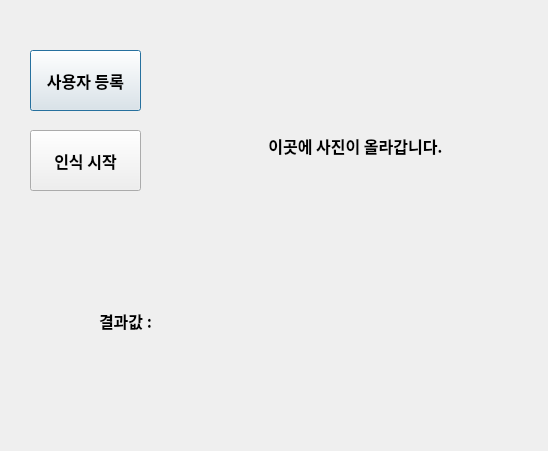
<?xml version="1.0" encoding="UTF-8"?>
<ui version="4.0">
 <class>Face_recog</class>
 <widget class="QDialog" name="Face_recog">
  <property name="geometry">
   <rect>
    <x>0</x>
    <y>0</y>
    <width>548</width>
    <height>451</height>
   </rect>
  </property>
  <property name="windowTitle">
   <string>FullCover</string>
  </property>
  <widget class="QPushButton" name="btn_1">
   <property name="geometry">
    <rect>
     <x>30</x>
     <y>50</y>
     <width>111</width>
     <height>61</height>
    </rect>
   </property>
   <property name="font">
    <font>
     <family>맑은 고딕</family>
     <pointsize>12</pointsize>
     <weight>75</weight>
     <bold>true</bold>
    </font>
   </property>
   <property name="text">
    <string>사용자 등록</string>
   </property>
  </widget>
  <widget class="QPushButton" name="btn_2">
   <property name="geometry">
    <rect>
     <x>30</x>
     <y>130</y>
     <width>111</width>
     <height>61</height>
    </rect>
   </property>
   <property name="font">
    <font>
     <family>맑은 고딕</family>
     <pointsize>12</pointsize>
     <weight>75</weight>
     <bold>true</bold>
    </font>
   </property>
   <property name="text">
    <string>인식 시작</string>
   </property>
  </widget>
  <widget class="QLabel" name="lbl_picture">
   <property name="geometry">
    <rect>
     <x>190</x>
     <y>20</y>
     <width>331</width>
     <height>251</height>
    </rect>
   </property>
   <property name="font">
    <font>
     <family>맑은 고딕</family>
     <pointsize>12</pointsize>
     <weight>75</weight>
     <bold>true</bold>
    </font>
   </property>
   <property name="text">
    <string>이곳에 사진이 올라갑니다.</string>
   </property>
   <property name="alignment">
    <set>Qt::AlignCenter</set>
   </property>
  </widget>
  <widget class="QLabel" name="lbl2_picture">
   <property name="geometry">
    <rect>
     <x>20</x>
     <y>270</y>
     <width>211</width>
     <height>101</height>
    </rect>
   </property>
   <property name="font">
    <font>
     <family>맑은 고딕</family>
     <pointsize>12</pointsize>
     <weight>75</weight>
     <bold>true</bold>
    </font>
   </property>
   <property name="text">
    <string>결과값 :</string>
   </property>
   <property name="alignment">
    <set>Qt::AlignCenter</set>
   </property>
  </widget>
  <widget class="QLabel" name="lbl2_picture_2">
   <property name="geometry">
    <rect>
     <x>280</x>
     <y>270</y>
     <width>211</width>
     <height>101</height>
    </rect>
   </property>
   <property name="font">
    <font>
     <family>맑은 고딕</family>
     <pointsize>12</pointsize>
     <weight>75</weight>
     <bold>true</bold>
    </font>
   </property>
   <property name="text">
    <string/>
   </property>
   <property name="alignment">
    <set>Qt::AlignCenter</set>
   </property>
  </widget>
 </widget>
 <resources/>
 <connections/>
</ui>
